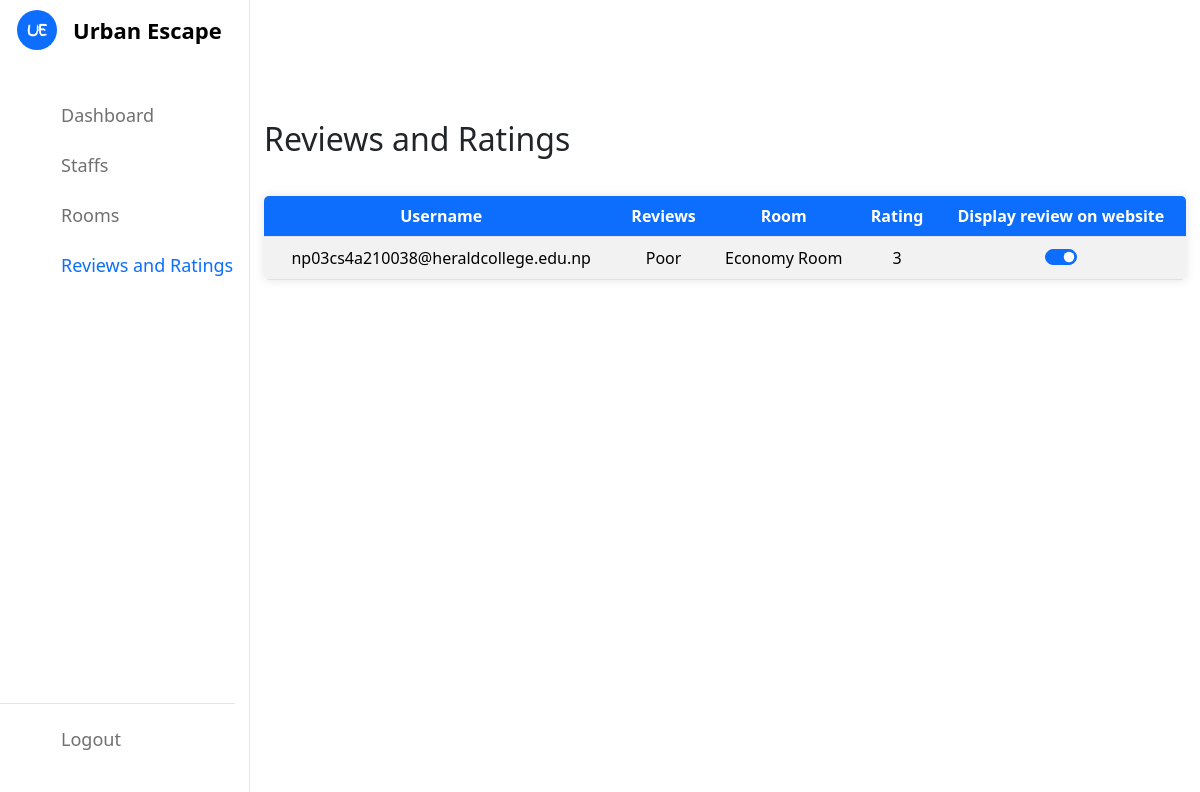
Page /admin-reviews-ratings/ on the committed database.
### dashboard/models.py (models this page shows, shortened)
class Review(models.Model):
    user = models.ForeignKey(CustomUser, on_delete=models.CASCADE)
    review_message = models.TextField()
    rating = models.IntegerField(choices=[(i, i) for i in range(1, 6)])
    booking = models.ForeignKey(Booking, on_delete=models.CASCADE)
    display_on_website = models.BooleanField(default=False)  # Add this field

class Booking(models.Model):
    room = models.ForeignKey(Room, on_delete=models.CASCADE)  # Foreign key relationship with Room model
    user = models.ForeignKey(CustomUser, on_delete=models.CASCADE)  # Foreign key relationship with User model
    payment_status = models.CharField(max_length=20)  # Payment status field
    check_in_date = models.DateField(default=timezone.now)  # Default value for check-in date
    check_out_date = models.DateField(default=timezone.now)  # Default value for check-out date
    price=models.IntegerField(default=0)

### authentication/models.py (models this page shows, shortened)
class CustomUser(AbstractUser):
    contact_number = models.CharField(max_length=10)
    is_staff = models.BooleanField(default=False)
    email_token = models.CharField(max_length=200, blank=True, null=True)
    is_verified = models.BooleanField(default=False)
    password_reset_token = models.CharField(max_length=200, blank=True, null=True)

### home/models.py (models this page shows, shortened)
class Room(models.Model):
    room_name = models.CharField(max_length=100)
    price = models.CharField(max_length=10)
    image = models.ImageField(upload_to='room_images')
    features = models.CharField(max_length=200)
    slug = models.SlugField(max_length=100, unique=True, blank=True)
    availability = models.IntegerField(default=0)
    max_room=models.IntegerField(default=5)
    number_of_adult=models.IntegerField(default=0)
    number_of_children=models.IntegerField(default=0)

### dashboard/views.py (the view)
# urls.py: path('admin-reviews-ratings/', views.admin_reviews_ratings, name='admin-reviews-ratings'),
def admin_reviews_ratings(request):
    reviews = Review.objects.all()
    context={
        'reviews': reviews
    }
    return render(request,'dashboard/admin-reviews-ratings.html',context)

### dashboard/templates/dashboard/admin-reviews-ratings.html (shortened to what this page needs)
{% load static %}
<!DOCTYPE html>
<html lang="en">
<head>
    <link href="https://cdn.jsdelivr.net/npm/bootstrap@5.3.3/dist/css/bootstrap.min.css" rel="stylesheet"
 />
    <link rel="stylesheet" href="{% static 'dashboard/styles/dashboard.css' %}">
    <link rel="stylesheet" href="https://unicons.iconscout.com/release/v4.0.0/css/line.css">
</head>
<body>
    <nav>
        <div class="logo-name">
            <div class="logo-image">
                <img src="{% static 'dashboard/images/logo.png' %}" alt="">
            </div>
            <span class="logo_name">Urban Escape</span>
        </div>
        <div class="menu-items" style="margin-left: -30px;">
            <ul class="nav-links">
                <li><a href="/admin-dashboard">
                        <i class="uil uil-tachometer-fast-alt"></i>
                        <span class="link-name">Dashboard</span>
                    </a></li>
                <li><a href="/staffs">
                        <i class="uil uil-users-alt"></i>
                        <span class="link-name">Staffs</span>
                    </a></li>
                <li><a href="/rooms">
                        <i class="uil uil-bed"></i>
                        <span class="link-name">Rooms</span>
                    </a></li>
                <li><a href="/admin-reviews-ratings">
                        <i class="uil uil-comments" style="color: #0d6efd;"></i>
                        <span class="link-name" style="color: #0d6efd;">Reviews and Ratings</span>
                    </a></li>
            </ul>
            <ul class="logout-mode">
                <li><a href="/logout">
                        <i class="uil uil-signout"></i>
                        <span class="link-name">Logout</span>
                    </a></li>
                <li class="mode">
                    <div class="mode-toggle"></div>
                </li>
            </ul>
        </div>
    </nav>
    <section class="dashboard">
        <div class="top">
        </div>
        <div class="dash-content">
            <div class="overview">
                <div class="title">
                    <h2>Reviews and Ratings</h2>
                </div>
                <div class="table-container">
                    <table class="table table-striped bordered-table">
                        <thead>
                            <tr>
                                <th>Username</th>
                                <th>Reviews</th>
                                <th>Room</th>
                                <th>Rating</th>
                                <th>Display review on website</th>
                            </tr>
                        </thead>
                        <tbody>
                            {% for review in reviews %}
                            <tr id="{{ review.id }}">
                                <td>{{ review.user.username }}</td>
                                <td>{{ review.review_message }}</td>
                                <td>{{ review.booking.room.room_name }}</td>
                                <td>{{ review.rating }}</td>
                                <td>
                                    <div class="form-check form-switch">
                                        <input class="form-check-input" type="checkbox"
                                            id="flexSwitchCheckDefault-{{ review.id }}"
                                            {% if review.display_on_website%} checked {% endif %}
                                            data-review-id="{{ review.id }}">
                                    </div>
                                </td>
                            </tr>
                            {% endfor %}
                        </tbody>
                    </table>
                </div>
            </div>
    </section>
</body>
</html>

### dashboard/static/dashboard/styles/dashboard.css (style rules this page uses)
* { margin: 0; padding: 0; box-sizing: border-box; }
:root { --primary-color: #0E4BF1; --panel-color: #FFF; --text-color: #000; --black-light-color: #707070; --border-color: #e6e5e5; --toggle-color: #DDD; --box1-color: #4DA3FF; --box2-color: #FFE6AC; --box3-color: #E7D1FC; --title-icon-color: #fff; --tran-05: all 0.5s ease; --tran-03: all 0.3s ease; --tran-03: all 0.2s ease; }
body { min-height: 100vh; background-color: var(--primary-color); }
nav { position: fixed; top: 0; left: 0; height: 100%; width: 250px; padding: 10px 14px; background-color: var(--panel-color); border-right: 1px solid var(--border-color); transition: var(--tran-05); }
nav .logo-name { display: flex; align-items: center; }
nav .logo-image { display: flex; justify-content: center; min-width: 45px; }
nav .logo-image img { width: 40px; object-fit: cover; border-radius: 50%; }
nav .logo-name .logo_name { font-size: 22px; font-weight: 600; color: var(--text-color); margin-left: 14px; transition: var(--tran-05); }
nav .menu-items { margin-top: 40px; height: calc(100% - 90px); display: flex; flex-direction: column; justify-content: space-between; }
.menu-items li { list-style: none; }
.menu-items li a { display: flex; align-items: center; height: 50px; text-decoration: none; position: relative; }
.menu-items li a i { font-size: 24px; min-width: 45px; height: 100%; display: flex; align-items: center; justify-content: center; color: var(--black-light-color); }
.menu-items li a .link-name { font-size: 18px; font-weight: 400; color: var(--black-light-color); transition: var(--tran-05); }
.menu-items .logout-mode { padding-top: 10px; border-top: 1px solid var(--border-color); }
.menu-items .mode { display: flex; align-items: center; white-space: nowrap; }
.menu-items .mode-toggle { position: absolute; right: 14px; height: 50px; min-width: 45px; display: flex; align-items: center; justify-content: center; cursor: pointer; }
.dashboard { position: relative; left: 250px; background-color: var(--panel-color); min-height: 100vh; width: calc(100% - 250px); padding: 10px 14px; transition: var(--tran-05); }
.dashboard .top { position: fixed; top: 0; left: 250px; display: flex; width: calc(100% - 250px); justify-content: space-between; align-items: center; padding: 10px 14px; background-color: var(--panel-color); transition: var(--tran-05); z-index: 10; }
.dashboard .dash-content { padding-top: 50px; }
.dash-content .title { display: flex; align-items: center; margin: 60px 0 30px 0; }
html { scrollbar-width: none; }

### dashboard/templates/dashboard/admin-reviews-ratings.html (style rules this page uses)
.table-container { background-color: #f8f9fa; box-shadow: 0 0 10px rgba(0, 0, 0, 0.1); }
.table { border-radius: 5px; overflow: hidden; }
.table thead th { background-color: #0d6efd; color: white; text-align: center; }
.table td, .table th { vertical-align: middle; text-align: center; }
.form-check { display: flex; justify-content: center; align-items: center; }
.form-check-input { margin: 0; box-shadow: none; }

### rows in the picture
Review: user.username "np03cs4a210038@heraldcollege.edu.np", review_message "Poor", booking.room.room_name "Economy Room", rating "3", display_on_website "☑"
